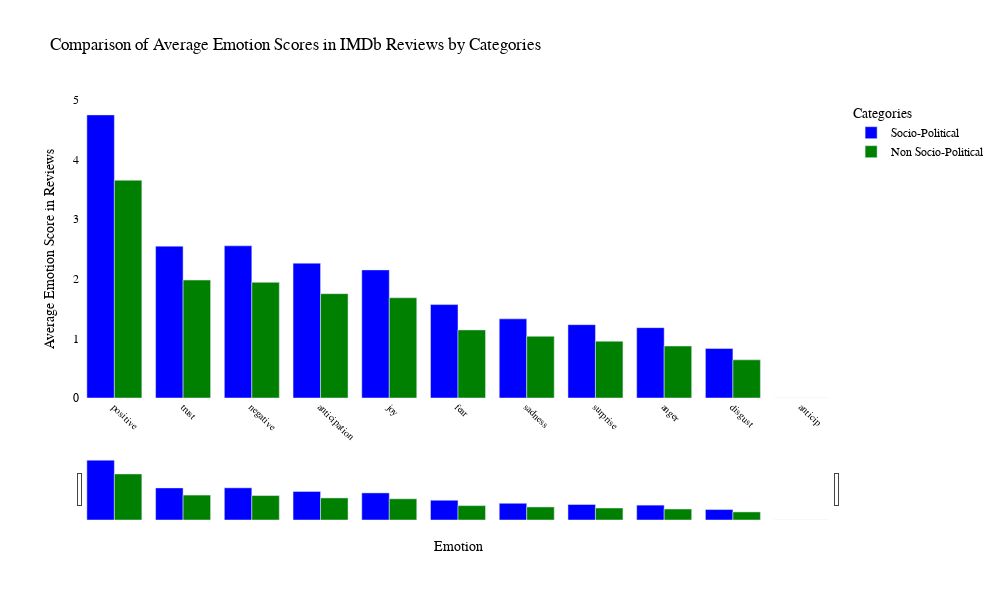

Write notebook code for a chart like this one.
### Markdown cell above
In the dynamic landscape of the film industry, the exploration of how explicit socio-political content in movies compares to those emphasizing entertainment or aesthetics has become an increasingly pertinent area of inquiry. In this part, we want to unravel the nuanced interplay between critical reception and recognition in movies, aiming to discern whether movies addressing socio-political themes resonate differently with audiences compared to those designed that are non socio-political.

The research question at the core of this investigation is: "How does the critical reception and recognition of movies with explicit socio-political content compare to those focused on entertainment or aesthetics?" To answer this question, a comprehensive analysis was undertaken, considering a range of factors, from average ratings to standard deviations, with the ultimate goal of uncovering patterns and trends that illuminate the distinct nature of these two categories.

The statistical results yielded a compelling T-Statistic of 17.59 and an extremely low P-Value of 1.44e-68, indicating a statistically significant difference in IMDb ratings between movies with explicit socio-political content and those emphasizing entertainment or aesthetics. This substantial T-Statistic emphasizes the magnitude of the observed difference.

Further insight into the ratings reveals that movies with explicit socio-political content, on average, received a mean IMDb rating of 6.42, while those in the entertainment or aesthetics category had a slightly lower mean rating of 6.12. The standard deviation for socio-political movies (1.01) was also marginally lower than that of non socio-political movies (1.08).

This discovery opens a gateway to a deeper understanding of audience preferences, critical evaluations, and the potential impact of socio-political narratives on the movies landscape. The statistically significant difference in ratings not only highlights a preference for socio-political content but also suggests a higher level of consensus among viewers regarding the quality of movies in this genre.

### Code cell
import plotly.graph_objs as go
import pandas as pd
import ast

# Your function definitions...

# Calculate average emotions for each category
avg_emotions_socio_political = calculate_average_emotions(socio_political_df)
avg_emotions_non_socio_political = calculate_average_emotions(non_socio_political_df)

# Combine and sort emotions based on their average scores
combined_avg_emotions = {emotion: (avg_emotions_socio_political.get(emotion, 0) + avg_emotions_non_socio_political.get(emotion, 0)) / 2 for emotion in set(avg_emotions_socio_political).union(avg_emotions_non_socio_political)}
sorted_emotions = sorted(combined_avg_emotions, key=combined_avg_emotions.get, reverse=True)

# Data for socio-political and non-socio-political
socio_political_data = [avg_emotions_socio_political.get(emotion, 0) for emotion in sorted_emotions]
non_socio_political_data = [avg_emotions_non_socio_political.get(emotion, 0) for emotion in sorted_emotions]

# Adding traces
fig_emotions = go.Figure()
fig_emotions.add_trace(go.Bar(
    name='Socio-Political',
    x=sorted_emotions,
    y=socio_political_data,
    marker_color='blue'
))

fig_emotions.add_trace(go.Bar(
    name='Non Socio-Political',
    x=sorted_emotions,
    y=non_socio_political_data,
    marker_color='green'
))

# Update the layout for a cleaner look
fig_emotions.update_layout(
    title='Comparison of Average Emotion Scores in IMDb Reviews by Categories',
    xaxis=dict(
        title='Emotion',
        automargin=True,
        tickangle=45,
        tickmode='linear',
        tickfont=dict(size=10),
        rangeslider=dict(visible=True)
    ),
    yaxis=dict(title='Average Emotion Score in Reviews', automargin=True),
    barmode='group',
    legend_title='Categories',
    plot_bgcolor='white',
    font=dict(family="Arial, sans-serif", size=12, color="black"),
    legend=dict(y=1, yanchor='top'),
    autosize=False,
    width=1000,
    height=600
)

fig_emotions_json = fig_emotions.to_json()
with open('bar_emotions_figure.json', 'w') as json_file:
    json_file.write(fig_emotions_json)

fig_emotions.show()

### Figure 1 — Plotly figure (JSON) as saved in the notebook; plotly's stock layout.template omitted (floating-point values rounded to 4 significant figures)
{"data": [{"marker": {"color": "blue"}, "name": "Socio-Political", "type": "bar", "x": ["positive", "trust", "negative", "anticipation", "joy", "fear", "sadness", "surprise", "anger", "disgust", "anticip"], "y": [4.752, 2.549, 2.555, 2.263, 2.15, 1.568, 1.328, 1.231, 1.181, 0.8305, 0]}, {"marker": {"color": "green"}, "name": "Non Socio-Political", "type": "bar", "x": ["positive", "trust", "negative", "anticipation", "joy", "fear", "sadness", "surprise", "anger", "disgust", "anticip"], "y": [3.655, 1.98, 1.941, 1.752, 1.683, 1.143, 1.035, 0.953, 0.8721, 0.6406, 0]}], "layout": {"autosize": false, "barmode": "group", "font": {"color": "black", "family": "Arial, sans-serif", "size": 12}, "height": 600, "legend": {"title": {"text": "Categories"}, "x": 1.02, "y": 1, "yanchor": "top"}, "plot_bgcolor": "white", "title": {"text": "Comparison of Average Emotion Scores in IMDb Reviews by Categories"}, "width": 1000, "xaxis": {"automargin": true, "autorange": true, "range": [-0.5, 10.5], "rangeslider": {"autorange": true, "range": [-0.5, 10.5], "visible": true, "yaxis": {"_template": null, "rangemode": "match"}}, "tickangle": 45, "tickfont": {"size": 10}, "tickmode": "linear", "title": {"text": "Emotion"}, "type": "category"}, "yaxis": {"automargin": true, "autorange": true, "range": [0, 5.002], "title": {"text": "Average Emotion Score in Reviews"}, "type": "linear"}}}
